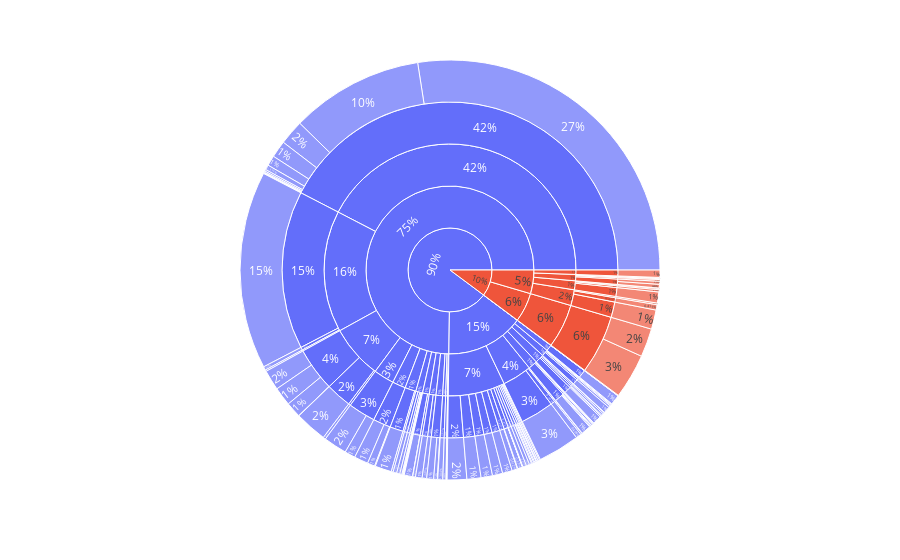

The notebook cell saved with this chart:
### Code cell
sunburst(ecologia)

### Figure 1 — Plotly figure (JSON) as saved in the notebook; plotly's stock layout.template omitted (floating-point values rounded to 4 significant figures; data arrays with more than 128 entries replaced by an {"elided": "..."} marker saying what was removed)
{"data": [{"branchvalues": "total", "customdata": {"elided": "243x5 str values"}, "domain": {"x": [0, 1], "y": [0, 1]}, "hovertemplate": "<b>%{label}</b> <br>$%{value:,.0f}</b> \n                <br>\n                    <br>JURISDICCION: %{customdata[0]}</b>\n                    <br>UNIDAD_EJECUTORA: %{customdata[2]}</b> \n                    <br>\n                        <br>PROGRAMA: %{customdata[3]}</b> \n                        <br>PROYECTO: %{customdata[4]}</b>\n                    </b>\n                </b> ", "ids": {"elided": "243 str values"}, "insidetextorientation": "auto", "labels": {"elided": "243 str values"}, "maxdepth": 10, "name": "", "parents": {"elided": "243 str values"}, "textinfo": "percent entry", "type": "sunburst", "values": {"elided": "243 int values"}}], "layout": {"legend": {"tracegroupgap": 0}, "margin": {"t": 60}}}
